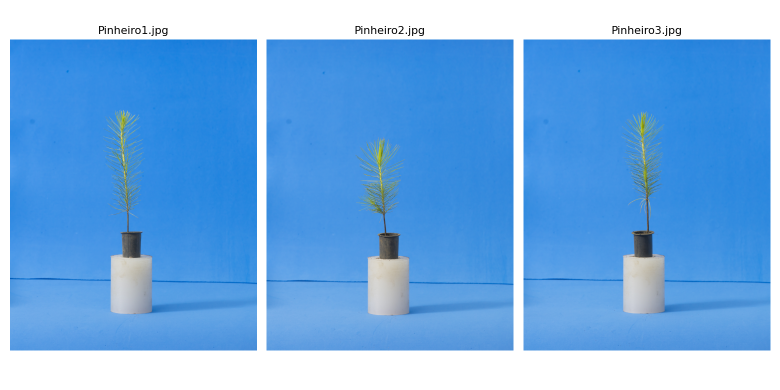
#> input picture Guido/debug_pinheiros_raw123.png, 1560 x 780 px (shown at 1/2 size)
$ python -i Final.py   (imports and definitions only)
#> lines starting #> are read from the running program, lines starting #| are printed output that depends on the picture; after the words box and inside, x2 and y2 are one past the last pixel; in counts of white or black regions, pixels touching at a corner belong together
#> further down, picture is the input picture: shape (780, 1560, 3); mean B, G, R 229.7, 173, 114.9
import os, cv2
import numpy as np
from skimage.morphology import skeletonize
CAMINHO_IMAGEM = "Projeto1/_Eucalipto_Escolhidos2/Eucalipto{}.jpg"
CORTE_ALTURA = 0.64
HSV_MIN = np.array([18, 38, 38], dtype=np.uint8)
HSV_MAX = np.array([96, 255, 255], dtype=np.uint8)
K8 = np.array([[1, 1, 1], [1, 0, 1], [1, 1, 1]], dtype=np.uint8)
AREA_MINIMA = 15
SAIDA = "Projeto1/Guido/saida_contagem"
#Area
# [9 lines left out: function limpar_componentes_pequenos, not called in this run]


def segmentar(img):
    img = img[: int(img.shape[0] * CORTE_ALTURA), :]
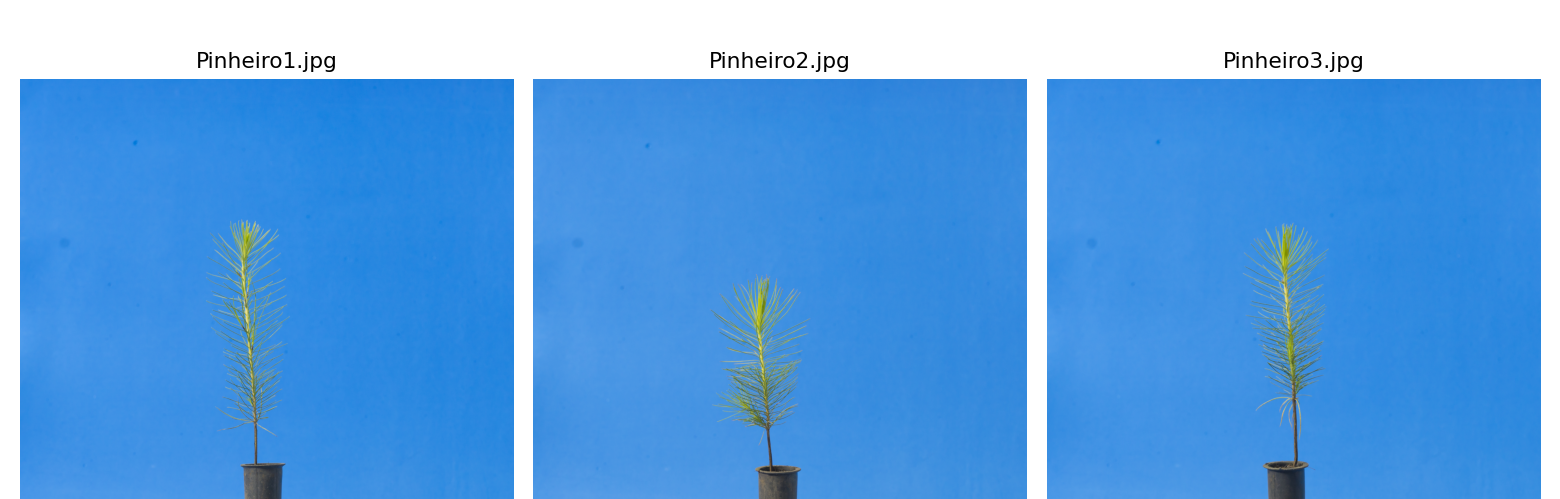
#> img: shape (499, 1560, 3); mean of channels 0, 1, 2 228.3, 163.6, 96.5; drawn as B, G, R
    hsv = cv2.cvtColor(cv2.GaussianBlur(img, (5, 5), 0), cv2.COLOR_BGR2HSV)
#> hsv: shape (499, 1560, 3); mean H, S, V 84.5, 150.4, 228.6
    mask = cv2.inRange(hsv, HSV_MIN, HSV_MAX)
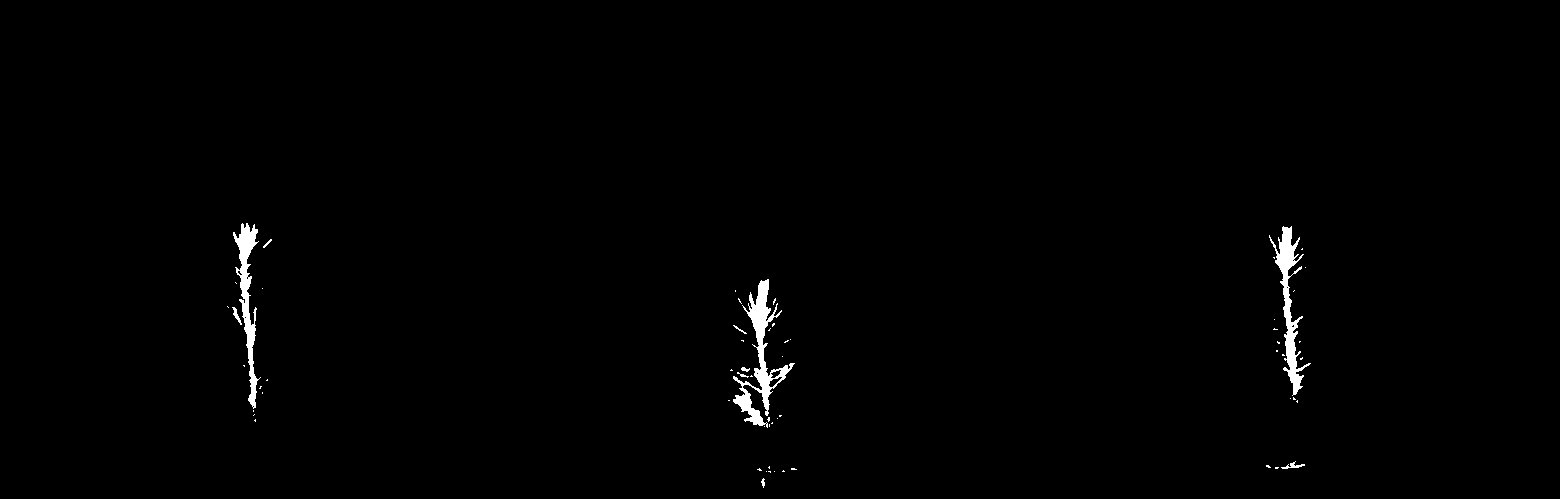
#> mask: shape (499, 1560); 0.78% white; 61 white regions (51 under 20 px), largest, box (x1, y1, x2, y2) and area: (733, 279, 795, 428) 2214, (1269, 226, 1311, 396) 1789, (233, 223, 261, 409) 1604
    mask = cv2.morphologyEx(mask, cv2.MORPH_CLOSE, np.ones((7, 7), np.uint8), iterations=1)
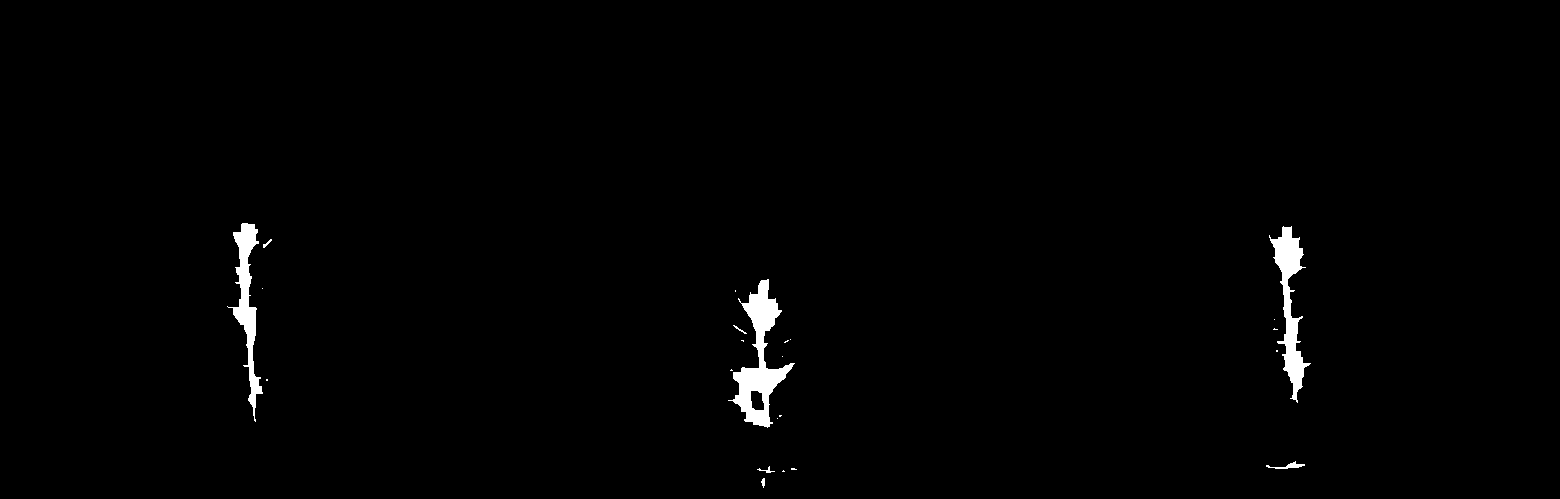
#> mask: shape (499, 1560); 1% white; 23 white regions (15 under 20 px), largest, box (x1, y1, x2, y2) and area: (728, 279, 795, 428) 3277, (1269, 226, 1311, 403) 2454, (227, 223, 263, 422) 2131
    mask = cv2.morphologyEx(mask, cv2.MORPH_OPEN, np.ones((3, 3), np.uint8), iterations=1)
#> mask: shape (499, 1560); 1% white; 7 white regions (2 under 20 px), largest, box (x1, y1, x2, y2) and area: (733, 280, 793, 427) 3240, (1271, 227, 1309, 400) 2387, (233, 223, 262, 408) 2069, (1287, 462, 1302, 468) 65, (762, 479, 765, 486) 21
    return img, mask
# [17 lines left out: function eixo_caule, not called in this run]
def x_caule(y, eixo_y, eixo_x): return np.interp(y, eixo_y, eixo_x)
def angulo_diff(a, b):
    d = abs(a - b) % 180.0; return min(d, 180.0 - d)
# [97 lines left out: functions podar_skeleton, componente_info, componentes_skeleton, mesmo_grupo, caixa_grupo, agrupar_componentes and 2 more, not called in this run]

>>> import cv2
>>> picture = cv2.imread('debug_pinheiros_raw123.png')
>>> result = segmentar(picture)

$ run again, on Guido/debug_pin_ep1.png
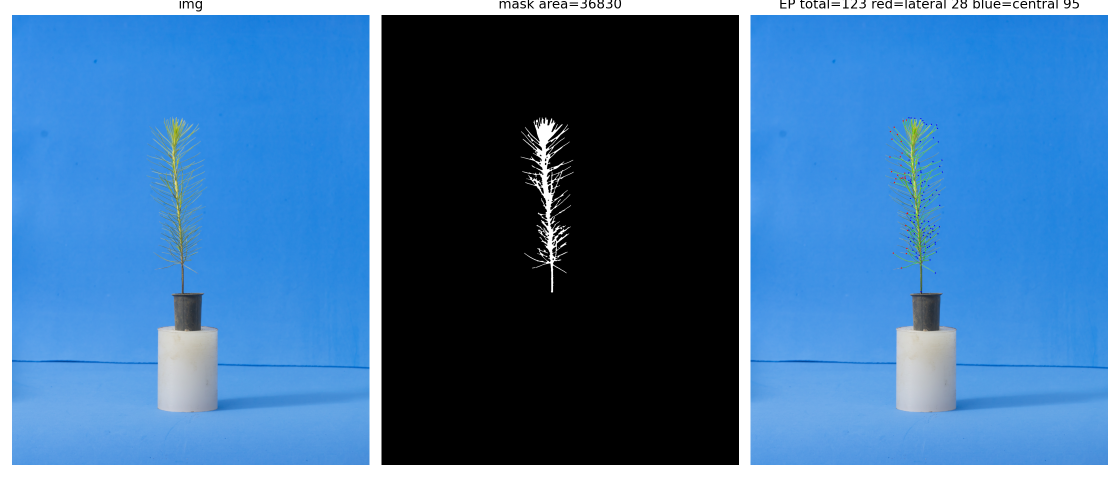
#> input picture Guido/debug_pin_ep1.png, 2240 x 960 px (shown at 1/2 size)
#> picture is the input picture: shape (960, 2240, 3); mean B, G, R 159.9, 113.6, 65.7
#> in segmentar, `img = img[: int(img.shape[0] * CORTE_ALTURA), :]`:
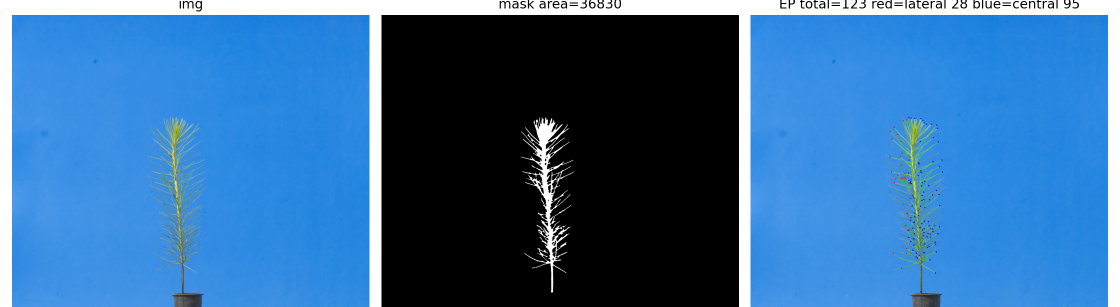
#> img: shape (614, 2240, 3) (shown at 1/2 size); mean of channels 0, 1, 2 159.1, 108.1, 54.5; drawn as B, G, R
#> hsv: shape (614, 2240, 3); mean H, S, V 63.9, 119, 159.3
#> in segmentar, `mask = cv2.morphologyEx(mask, cv2.MORPH_OPEN, np.ones((3, 3), np.uint8..`:
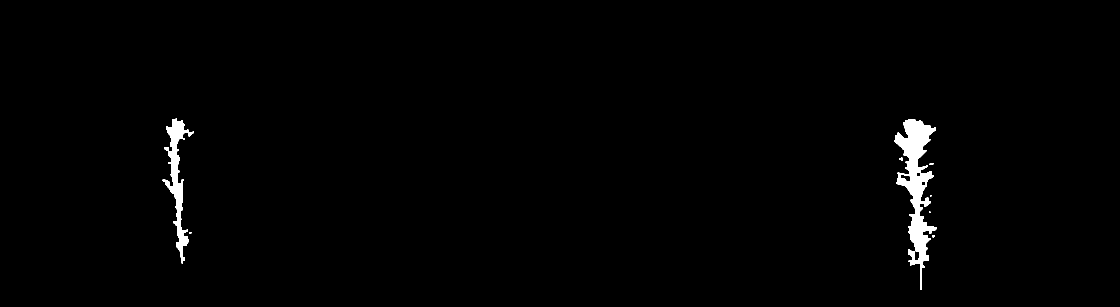
#> mask: shape (614, 2240) (shown at 1/2 size); 1.1% white; 9 white regions (3 under 20 px), largest, box (x1, y1, x2, y2) and area: (1788, 238, 1874, 580) 10538, (325, 237, 388, 527) 4734, (328, 294, 337, 302) 60, (1798, 315, 1806, 321) 34, (1859, 326, 1867, 330) 27, (1865, 470, 1870, 475) 22
